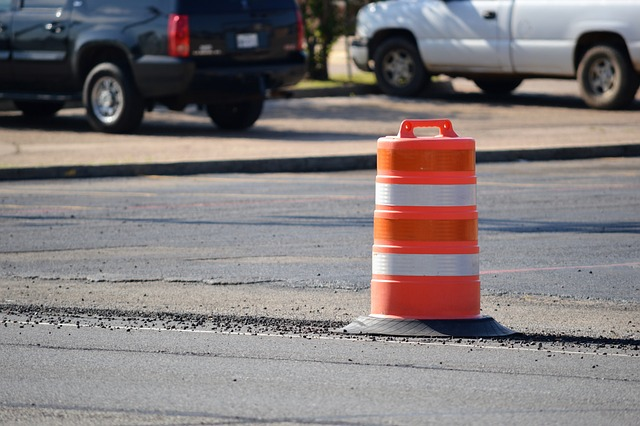
#> input picture images/barrel1.jpg, 640 x 426 px, found by its file name; its folder holds only this picture in this run
$ python main.py
#> lines starting #> are read from the running program, lines starting #| are printed output that depends on the picture; after the words box and inside, x2 and y2 are one past the last pixel; in counts of white or black regions, pixels touching at a corner belong together
import cv2
import numpy as np
import os


# Saves a cropped image of all traffic barrels in the image
def extract_cropped_traffic_barrel(img_path):
    # Reads in the image and initializes the output_image
    input_image = cv2.imread(img_path)
#> input_image is the input picture: shape (426, 640, 3); mean B, G, R 122.3, 121.6, 128.9
    output_image = input_image

    # Converts the image to HSV color space
    hsv_image = cv2.cvtColor(input_image, cv2.COLOR_BGR2HSV)
#> hsv_image: shape (426, 640, 3); mean H, S, V 75.1, 44.7, 135.2

    # Defines the lower and upper bounds for red-orange
    lower_orange = np.array([0, 100, 100])
    upper_orange = np.array([25, 255, 255])

    # Creates a mask for red-orange colors
    mask_orange = cv2.inRange(hsv_image, lower_orange, upper_orange)
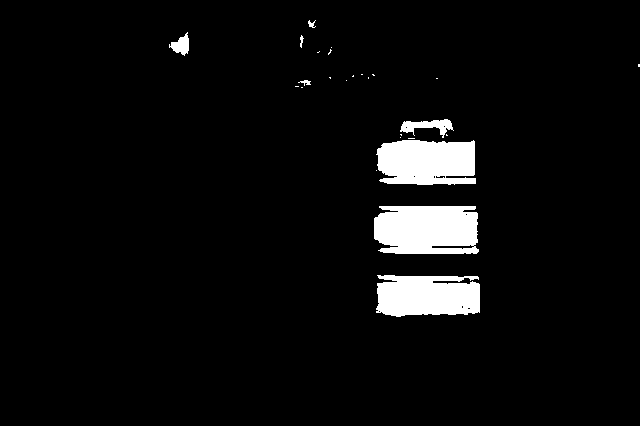
#> mask_orange: shape (426, 640); 4.9% white; 26 white regions (18 under 20 px), largest, box (x1, y1, x2, y2) and area: (374, 206, 479, 254) 4600, (376, 140, 476, 185) 3963, (376, 275, 480, 317) 3790

    # Creates the kernel
    kernel = np.ones((5, 5), np.uint8)

    # Smooths the image
    thresh_smooth = cv2.erode(mask_orange, kernel)
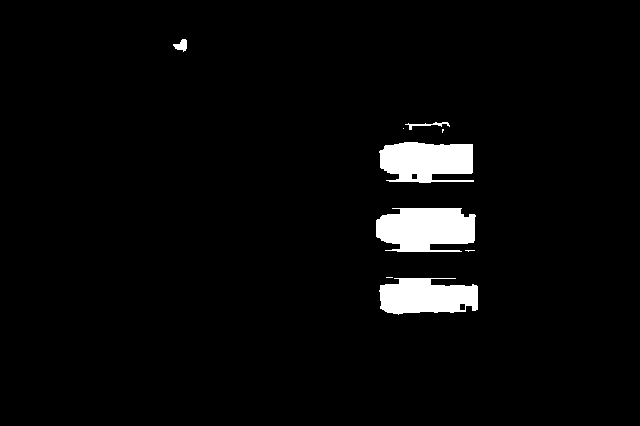
#> thresh_smooth: shape (426, 640); 3.6% white; 9 white regions (4 under 20 px), largest, box (x1, y1, x2, y2) and area: (376, 208, 476, 252) 3571, (379, 142, 474, 183) 3113, (379, 278, 478, 315) 2867, (173, 39, 187, 52) 108, (405, 122, 450, 130) 108
    thresh_smooth = cv2.dilate(thresh_smooth, kernel)
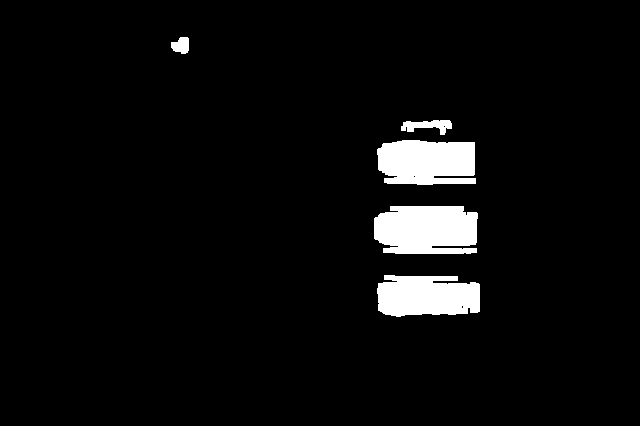
#> thresh_smooth: shape (426, 640); 4.7% white; 5 white regions
    thresh_smooth = cv2.blur(thresh_smooth, (2, 2))

    # Finds the contours in the image
    contours, hierarchy = cv2.findContours(thresh_smooth, cv2.RETR_EXTERNAL, cv2.CHAIN_APPROX_NONE)
#> contours = 5 contours; box (x1, y1, x2, y2) and area: (374, 206, 479, 255) 4503, (377, 140, 477, 186) 3938, (377, 275, 481, 318) 3685, (401, 120, 453, 136) 442, (171, 37, 190, 55) 237

    # Filters out small contours
    large_contours = []
    height, width, _ = input_image.shape
#> height = 426; width = 640
    for each in contours:
        if cv2.contourArea(each) > height * width / 500:
            large_contours.append(each)
#> this loop made 5 passes
#> after the loop, large_contours = 3 contours; box (x1, y1, x2, y2) and area: (374, 206, 479, 255) 4503, (377, 140, 477, 186) 3938, (377, 275, 481, 318) 3685

    # Returns a list of cropped, stacked contours
    return crop_stacked_contours(large_contours, output_image)


# Finds 3 contours that are stacked and returns the cropped images of these contour groups
def crop_stacked_contours(contour_list, image):
    # List of cropped images
    cropped_images = []

    for i in range(len(contour_list)):
        # List of contours that are stacked with i (Including that contour)
        stacked_contours = [contour_list[i]]

        # Finding the center x value for i
        m = cv2.moments(contour_list[i])
        if m["m00"] != 0:
            i_x = int(m["m10"] / m["m00"])

        # Goes through each contour and adds every contour stacked with the contour at i to stacked_contours
        for j in range(i + 1, len(contour_list)):
            # Finding the center x value for j
            m = cv2.moments(contour_list[j])
            if m["m00"] != 0:
                j_x = int(m["m10"] / m["m00"])

            # Checks to see if contours are stacked
            if abs(i_x - j_x) < 50:
                stacked_contours.append(contour_list[j])

        # Assumed to be a traffic barrel if there are 3 stacked contours
        if len(stacked_contours) == 3:
            # Concatenate all contours
            cnts = np.concatenate(stacked_contours)

            # Determines the bounding rectangle
            x, y, w, h = cv2.boundingRect(cnts)

            extend_x = int(w * 0.15)
            extend_y = int(h * 0.15)

            y1 = y - extend_y if y - extend_y >= 0 else 0
            x1 = x - extend_x if x - extend_x >= 0 else 0
            y2 = y + h - 1 + extend_y
            x2 = x + w - 1 + extend_x

            # cv2.rectangle(image, (x1, y1), (x2, y2), 255, 2)

            # Adds a cropped image to cropped_images
            cropped_images.append(image[y1:y2, x1:x2])
#> this loop made 3 passes
#> (i_x, x, y, w, h, extend_x, extend_y, y1) on pass 1: (427, 374, 140, 107, 178, 16, 26, 114)
#> i_x on passes 2 to 3: 426, 427
#> after the loop, cropped_images = 1 item

    return cropped_images


directory = "C:\\Users\\rynom\\PycharmProjects\\trafficBarrelImageExtraction\\images"
for filename in os.listdir(directory):
    if filename.endswith(".jpg") or filename.endswith(".png"):
        cropped_images = extract_cropped_traffic_barrel(directory + "\\" + filename)
#> cropped_images = 1 item
        for i in range(len(cropped_images)):
            split_filename = filename.split(".")
            cv2.imwrite("output\\" + split_filename[0] + "_" + str(i) + "." + split_filename[1], cropped_images[i])
#> this loop made 1 pass
#> pass 1, `cv2.imwrite("output\\" + split_filename[0] + "_" + str(i) + "." + spli..`:
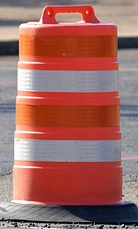
#> saved as barrel1_0.jpg: shape (229, 138, 3); mean B, G, R 99, 104.3, 158.8

$ run again, on images/barrel2.jpg
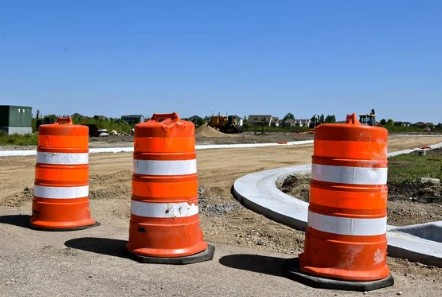
#> input picture images/barrel2.jpg, 442 x 297 px, found by its file name
#> in extract_cropped_traffic_barrel, input_image is the input picture: shape (297, 442, 3); mean B, G, R 144, 130.3, 135.4
#> hsv_image: shape (297, 442, 3); mean H, S, V 60.7, 113.4, 180.6
#> in extract_cropped_traffic_barrel, `mask_orange = cv2.inRange(hsv_image, lower_orange, upper_orange)`:
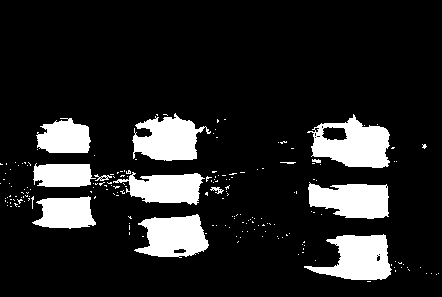
#> mask_orange: shape (297, 442); 14.3% white; 190 white regions (177 under 20 px), largest, box (x1, y1, x2, y2) and area: (307, 114, 390, 168) 2715, (304, 234, 392, 280) 2452, (132, 113, 211, 161) 2326
#> contours = 10 contours; largest, box (x1, y1, x2, y2) and area: (312, 118, 390, 169) 2552, (313, 235, 391, 281) 2414, (309, 184, 389, 220) 2226, (133, 117, 198, 162) 2226, (139, 215, 209, 258) 2180
#> the loop in extract_cropped_traffic_barrel, `for each in contours:` made 10 passes
#> after the loop in extract_cropped_traffic_barrel, `for each in contours:`: large_contours = 9 contours; largest, box (x1, y1, x2, y2) and area: (312, 118, 390, 169) 2552, (313, 235, 391, 281) 2414, (309, 184, 389, 220) 2226, (133, 117, 198, 162) 2226, (139, 215, 209, 258) 2180
#> the loop in crop_stacked_contours, `for i in range(len(contour_list)):` made 9 passes
#> (i_x, x, y, w, h, extend_x, extend_y, y1) on passes 1 to 3: (359, 309, 118, 82, 163, 12, 24, 94), (174, 129, 117, 80, 141, 12, 21, 96), (66, 34, 120, 61, 109, 9, 16, 104)
#> after the loop in crop_stacked_contours, `for i in range(len(contour_list)):`: cropped_images = 3 items
#> the loop `for i in range(len(cropped_images)):` made 3 passes
#> pass 2, `cv2.imwrite("output\\" + split_filename[0] + "_" + str(i) + "." + spli..`:
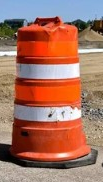
#> saved as barrel2_1.jpg: shape (182, 103, 3); mean B, G, R 98, 114.5, 165.2

$ run again, on images/barrel3.jpg
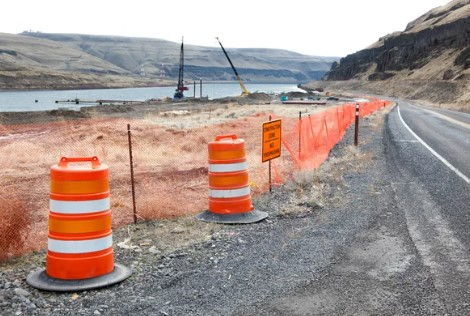
#> input picture images/barrel3.jpg, 470 x 316 px, found by its file name
#> in extract_cropped_traffic_barrel, input_image is the input picture: shape (316, 470, 3); mean B, G, R 143.5, 148.6, 165.1
#> hsv_image: shape (316, 470, 3); mean H, S, V 55.6, 45.1, 170.5
#> in extract_cropped_traffic_barrel, `mask_orange = cv2.inRange(hsv_image, lower_orange, upper_orange)`:
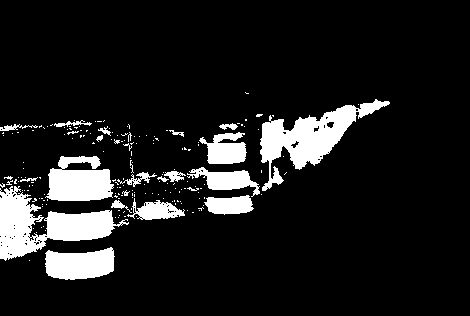
#> mask_orange: shape (316, 470); 11.3% white; 185 white regions (163 under 20 px), largest, box (x1, y1, x2, y2) and area: (0, 186, 129, 261) 4072, (260, 99, 390, 191) 3884, (45, 156, 114, 201) 2244
#> contours = 15 contours; largest, box (x1, y1, x2, y2) and area: (261, 105, 357, 170) 3398, (49, 157, 113, 202) 2209, (0, 194, 37, 260) 1830, (46, 248, 115, 281) 1756, (47, 211, 114, 242) 1746
#> the loop in extract_cropped_traffic_barrel, `for each in contours:` made 15 passes
#> after the loop in extract_cropped_traffic_barrel, `for each in contours:`: large_contours = 9 contours; largest, box (x1, y1, x2, y2) and area: (261, 105, 357, 170) 3398, (49, 157, 113, 202) 2209, (0, 194, 37, 260) 1830, (46, 248, 115, 281) 1756, (47, 211, 114, 242) 1746
#> the loop in crop_stacked_contours, `for i in range(len(contour_list)):` made 9 passes
#> (i_x, x, y, w, h, extend_x, extend_y, y1) on passes 1, 4: (79, 46, 157, 69, 124, 10, 18, 139), (229, 203, 133, 54, 82, 8, 12, 121)
#> after the loop in crop_stacked_contours, `for i in range(len(contour_list)):`: cropped_images = 2 items
#> the loop `for i in range(len(cropped_images)):` made 2 passes
#> pass 2, `cv2.imwrite("output\\" + split_filename[0] + "_" + str(i) + "." + spli..`:
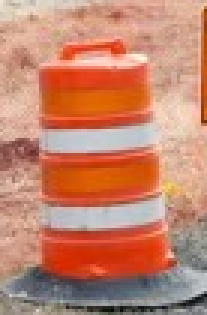
#> saved as barrel3_1.jpg: shape (105, 69, 3) (shown 3 times larger); mean B, G, R 109.9, 133.2, 195.9

$ run again, on images/barrel4.png
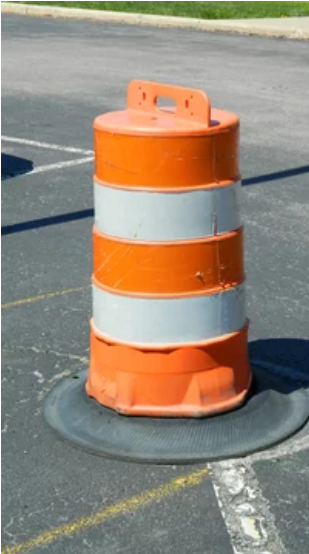
#> input picture images/barrel4.png, 309 x 554 px, found by its file name
#> in extract_cropped_traffic_barrel, input_image is the input picture: shape (554, 309, 3); mean B, G, R 120.7, 135.7, 148.8
#> hsv_image: shape (554, 309, 3); mean H, S, V 61.5, 63.1, 157.4
#> in extract_cropped_traffic_barrel, `mask_orange = cv2.inRange(hsv_image, lower_orange, upper_orange)`:
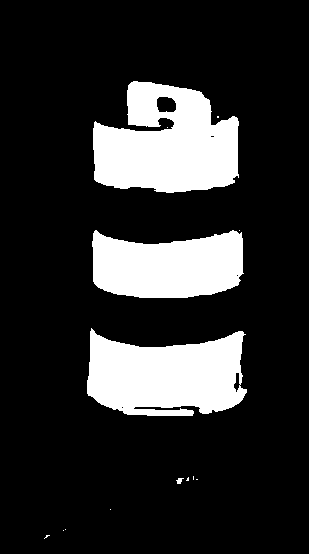
#> mask_orange: shape (554, 309); 17.9% white; 14 white regions (10 under 20 px), largest, box (x1, y1, x2, y2) and area: (93, 81, 239, 193) 11834, (87, 328, 247, 416) 10484, (92, 230, 244, 298) 8316, (176, 478, 184, 484) 29
#> contours = 3 contours; box (x1, y1, x2, y2) and area: (93, 81, 240, 194) 12105, (87, 331, 247, 417) 10456, (92, 231, 244, 299) 8326
#> the loop in extract_cropped_traffic_barrel, `for each in contours:` made 3 passes
#> after the loop in extract_cropped_traffic_barrel, `for each in contours:`: large_contours has the same summary as contours
#> the loop in crop_stacked_contours, `for i in range(len(contour_list)):` made 3 passes
#> (i_x, x, y, w, h, extend_x, extend_y, y1) on pass 1: (165, 87, 81, 160, 336, 24, 50, 31)
#> after the loop in crop_stacked_contours, `for i in range(len(contour_list)):`: cropped_images = 1 item
#> the loop `for i in range(len(cropped_images)):` made 1 pass
#> pass 1, `cv2.imwrite("output\\" + split_filename[0] + "_" + str(i) + "." + spli..`:
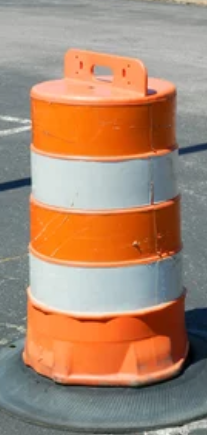
#> saved as barrel4_0.png: shape (435, 207, 3); mean B, G, R 113.3, 136.4, 169.4
